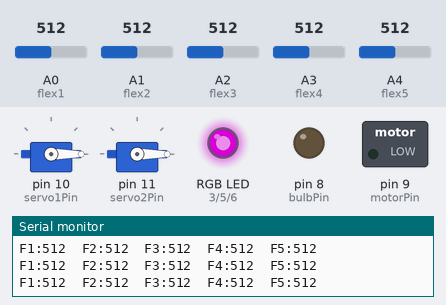
Recording of a sketch running on a simulated Arduino Uno, built with avr-gcc and run on an emulated ATmega328P. Shown: 2 × servo, switched loads named in the sketch (green lamp = pin HIGH), an RGB LED mixed from three pins (HIGH = lit), output pins drawn as LEDs (lit = HIGH), the last lines printed to the serial monitor. The test bench sets the inputs (shaded band); at power-on: A4 (flex5) = 512, A0 (flex1) = 512, A1 (flex2) = 512, A2 (flex3) = 512, A3 (flex4) = 512. Dim RGB values are drawn brighter than linear.

Above: at 1.2 s.
1.3 s: A4 (flex5) set to 223
2.8 s: A4 (flex5) set to 191
At 3.7 s:
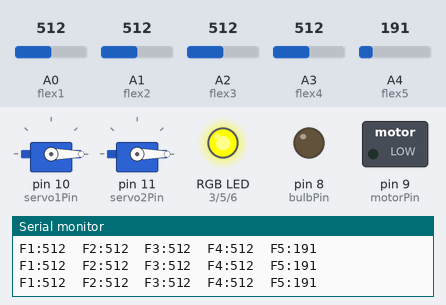
4.3 s: A0 (flex1) set to 162
7.3 s: A0 (flex1) set to 134
At 7.8 s:
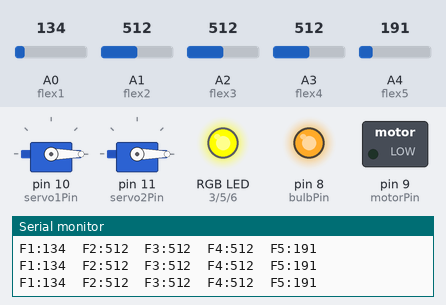
8.9 s: A1 (flex2) set to 156
10.4 s: A1 (flex2) set to 142
At 11.4 s:
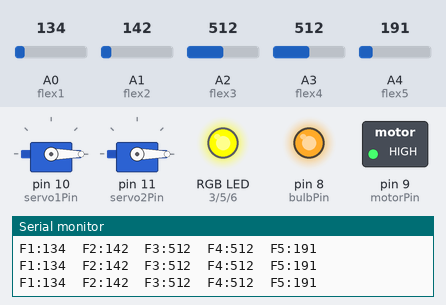
Timing chart, 0 to 12.9 s (numbered marks = the images above; inputs shaded):
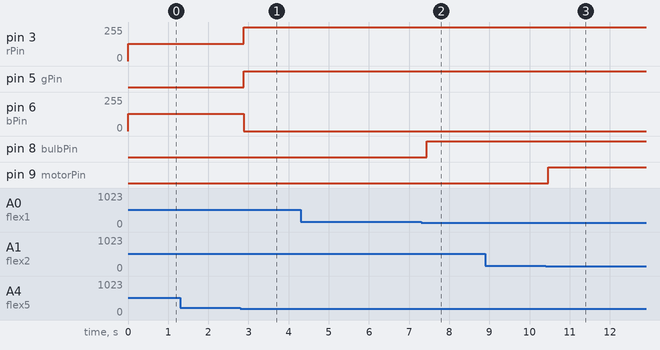

The sketch:

sketch.ino
```cpp
#include <Servo.h>

// Flex sensor pins
int flex1 = A0;
int flex2 = A1;
int flex3 = A2;
int flex4 = A3;
int flex5 = A4;

// Output pins
int bulbPin = 8;
int motorPin = 9;
int servo1Pin = 10;
int servo2Pin = 11;

// RGB pins (common cathode)
int rPin = 3;
int gPin = 5;
int bPin = 6;

Servo servo1, servo2;

int thresholdVal = 150;  // threshold where bent gives LOWER value

void setup() {
  Serial.begin(9600);

  pinMode(bulbPin, OUTPUT);
  pinMode(motorPin, OUTPUT);

  pinMode(rPin, OUTPUT);
  pinMode(gPin, OUTPUT);
  pinMode(bPin, OUTPUT);

  servo1.attach(servo1Pin);
  servo2.attach(servo2Pin);

  digitalWrite(bulbPin, LOW);
  digitalWrite(motorPin, LOW);
  servo1.write(0);
  servo2.write(0);
  setRGB(0, 0, 0);
}

void setRGB(int r, int g, int b) {
  analogWrite(rPin, r);
  analogWrite(gPin, g);
  analogWrite(bPin, b);
}

void loop() {
  int v1 = analogRead(flex1);
  int v2 = analogRead(flex2);
  int v3 = analogRead(flex3);
  int v4 = analogRead(flex4);
  int v5 = analogRead(flex5);

  // Print
  Serial.print("F1:"); Serial.print(v1);
  Serial.print("  F2:"); Serial.print(v2);
  Serial.print("  F3:"); Serial.print(v3);
  Serial.print("  F4:"); Serial.print(v4);
  Serial.print("  F5:"); Serial.println(v5);

  // FLEX 1 → Bulb  (bent = LOW value)
  digitalWrite(bulbPin, (v1 < thresholdVal) ? HIGH : LOW);

  // FLEX 2 → Motor  (bent = LOW)
  digitalWrite(motorPin, (v2 < thresholdVal) ? HIGH : LOW);

  // FLEX 3 → Servo 1 (bent = LOW)
  servo1.write((v3 < thresholdVal) ? 90 : 0);

  // FLEX 4 → Servo 2 (bent = LOW)
  servo2.write((v4 < thresholdVal) ? 90 : 0);

  // FLEX 5 → RGB  (bent = LOW)
  // Range is still based on full value
  if (v5 <= 51) {
    setRGB(255, 0, 0);       // RED
  }
  else if (v5 <= 102) {
    setRGB(0, 255, 0);       // GREEN
  }
  else if (v5 <= 153) {
    setRGB(0, 0, 255);       // BLUE
  }
  else if (v5 <= 204) {
    setRGB(255, 255, 0);     // YELLOW
  }
  else {
    setRGB(128, 0, 128);     // PURPLE
  }

  delay(150);
}
```

Measured:
- the behaviour switches between 205 and 204 on A4 (flex5) (found by bisection; images 0 and 1)
- the behaviour switches between 150 and 149 on A0 (flex1) (found by bisection; images 1 and 2)
- the behaviour switches between 150 and 149 on A1 (flex2) (found by bisection; images 2 and 3)
- after the input at 2.8 s, pin 3 (rPin): 128/255 → 255/255 after 0.08 s; pin 5 (gPin): LOW → HIGH after 0.08 s; pin 6 (bPin): 128/255 → 0/255 after 0.08 s
- after the input at 7.3 s, pin 8 (bulbPin): LOW → HIGH after 0.14 s
- after the input at 10.4 s, pin 9 (motorPin): LOW → HIGH after 0.07 s
